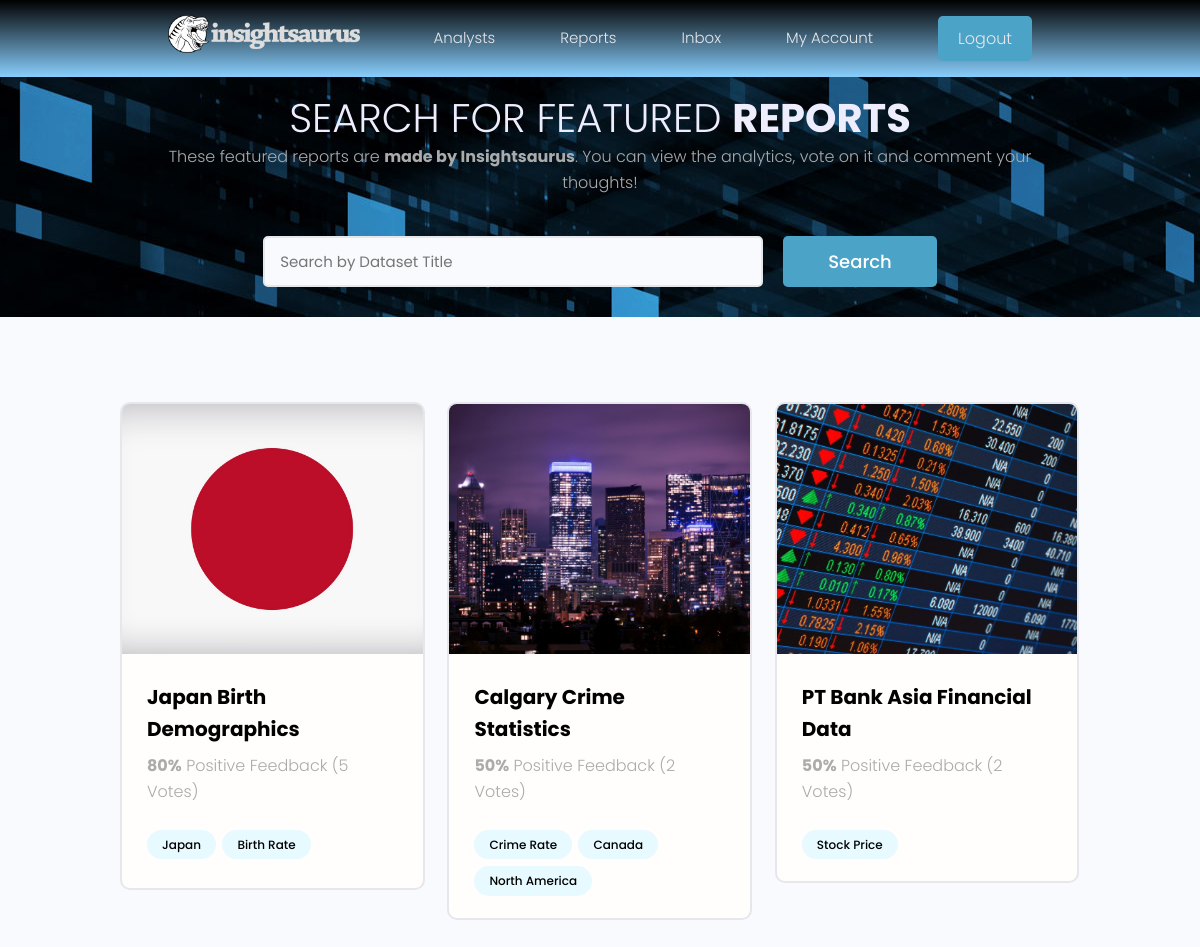
The app's page / (signed in) with its own data.
### datasets/models.py (models this page shows, shortened)
class Dataset(models.Model):
    title = models.CharField(max_length=200)
    description = models.TextField(null=True, blank=True)
    dataset_image = models.ImageField(null=True, blank=True, default="default.jpg")
    source_link = models.CharField(max_length=2000, null=True, blank=True)
    tags = models.ManyToManyField('Tag', blank=True)
    vote_total = models.IntegerField(default=0, null=True, blank=True)
    vote_ratio = models.IntegerField(default=0, null=True, blank=True)
    created = models.DateTimeField(auto_now_add=True)
    id_num = models.UUIDField(default=uuid.uuid4, unique=True, primary_key=True, editable=False)

class Tag(models.Model):
    name = models.CharField(max_length=200)
    created = models.DateTimeField(auto_now_add=True)
    id_num = models.UUIDField(default=uuid.uuid4, unique=True, primary_key=True, editable=False)
    def __str__(self):
        return self.name

### datasets/views.py (the view)
# urls.py: path('', views.datasets, name="datasets"),
def datasets(request):
    datasets = Dataset.objects.all()
    context = {'datasets': datasets}
    return render(request, 'datasets/datasets.html', context)

### datasets/templates/datasets/datasets.html (shortened to what this page needs)
{% extends "main.html" %}
{% block content %}
<main class="projects">
    <section class="hero-section text-center">
      <div class="container container--narrow">
        <div class="hero-section__box">
          <h2>Search for Featured <span> Reports</span></h2>
          <p>These featured reports are <b>made by Insightsaurus</b>. You can view the analytics, vote on it and comment your thoughts!</p>
        </div>
        <div class="hero-section__search">
          <form class="form" action="#" method="get">
            <div class="form__field">
              <input class="input input--text" id="formInput#search" type="text" name="text"
                placeholder="Search by Dataset Title" />
            </div>
            <input class="btn btn--sub btn--lg" type="submit" value="Search" />
          </form>
        </div>
      </div>
    </section>
    <section class="projectsList">
      <div class="container">
        <div class="grid grid--three">
          {% for dataset in datasets %}
          <div class="column">
            <div class="card project">
              <a href="{% url 'dataset' dataset.id_num %}" class="project">
                <img class="project__thumbnail" src="{{ dataset.dataset_image.url }}" alt="project thumbnail" />
                <div class="card__body">
                  <h3 class="project__title">{{dataset.title}}</h3>
                  <p class="project--rating">
                    <span style="font-weight: bold;">{{dataset.vote_ratio}}%</span> Positive
                    Feedback ({{dataset.vote_total}} Vote{{dataset.vote_total|pluralize:"s"}})
                  </p>
                  <div class="project__tags">
                    {% for tag in dataset.tags.all %}
                    <span class="tag tag--pill tag--main">
                      <small>{{tag}}</small>
                    </span>
                    {% endfor %}
                  </div>
                </div>
              </a>
            </div>
          </div>
          {% endfor %}
        </div>
      </div>
    </section>
  </main>
{% endblock content %}

### static/styles/app.css (style rules this page uses)
:root { --color-sub: #000000; }
.btn--sub { background-color: var(--color-sub-light); }
.card { border: 2px solid var(--color-light); }
img { width: 100%; }
.hero-section.text-center { background: url(../images/data-analysis.jpg); }
.hero-section { height: 40vh; display: flex; align-items: center; }
.hero-section__box { margin-bottom: 4rem; }
.hero-section__box > h2, .hero-section__box > h2 > span { font-size: 4rem; color: var(--color-light); line-height: 1.3; text-transform: uppercase; }
.hero-section__box > h2 { font-weight: 300; }
.hero-section__box > h2 > span { font-weight: 700; }
.hero-section__search > .form { display: flex; align-items: center; justify-content: center; gap: 2rem; }
.hero-section__search > .form input.input--text { width: 50rem; }
.project--rating { margin-bottom: 1.6em; margin-top: .5em; }
.projects > .hero-section { height: 30vh; background: url(../images/data-analysis.jpg); }
.projects .hero-section__box { margin-bottom: 2.5rem; }
.projects .hero-section__box > h2 { color: var(--color-sub-lighter); }
.projects .hero-section__box > h2 > span { font-weight: 700; color: var(--color-sub-lighter); }
.projectsList { margin-top: 8rem; }
.project__thumbnail { height: 25rem; object-fit: cover; object-position: top center; }
.project__title { font-size: 2rem; font-weight: 700; color: var(--color-sub); }

### static/uikit/styles/modules/_variables.css (style rules this page uses)
:root { --color-main: #000000; --color-main-light: #e6faff; --color-sub: #63D0B8; --color-sub-light: #4ca3c8; --color-sub-lighter: #ededfd; --color-text: #ababab; --color-gray: #8b8b8b; --color-light: #e5e7eb; --color-light-gray: #767676; --color-bg: #f8fafd; --color-white: #fffefd; --color-white-light: #f3f3f3; --color-success: #359e64; --color-success-bg: #def8e8; --color-error: #fc4b0b; --color-error-bg: #fff2ee; --font-base: 'Poppins', arial, helvetica, 'Segoe UI', roboto, ubuntu, sans-serif; --font-monospace: 'Fira Code', 'Courier New', courier, monospace; --font-regular: 300; --font-medium: 500; --font-bold: 700; --generic-shadow: 1px 1px 5px #00000010; --generic-transition: all 0.3s ease-in-out; }

### static/uikit/styles/modules/_base.css (style rules this page uses)
* { margin: 0; padding: 0; box-sizing: border-box; text-rendering: optimizeLegibility; color: inherit; font-size: inherit; }
html { font-size: 50%; }
@media only screen and (min-width: 480px) { html { font-size: 56.25%; } }
@media only screen and (min-width: 1200px) { html { font-size: 62.5%; } }
body { line-height: 1.6; font-weight: 400; font-size: 1.5rem; color: var(--color-text); background-color: var(--color-bg); min-height: 100vh; }

### static/uikit/styles/modules/_typography.css (style rules this page uses)
* { font-family: var(--font-base); }
h2 { font-size: 3.6rem; font-weight: var(--font-bold); }
h3 { font-size: 3.2rem; font-weight: var(--font-medium); }
p, span, strong { font-size: 1.6rem; color: var(--color-text); font-weight: var(--font-regular); }
a { padding-bottom: 2px; text-decoration: none; display: inline-block; color: var(--color-main); font-weight: var(--font-medium); }

### static/uikit/styles/modules/_utilities.css (style rules this page uses)
.container { width: 92%; max-width: 165rem; margin: 0 auto; box-sizing: border-box; }
.container--narrow { width: 92%; max-width: 120rem; }
@media screen and (min-width: 1000px) { .container { width: 90%; } }
@media screen and (min-width: 1000px) { .container--narrow { width: 85%; } }
@media screen and (min-width: 1200px) { .container { width: 80%; } }
@media screen and (min-width: 1200px) { .container--narrow { width: 72%; } }
.text-center { text-align: center; }

### static/uikit/styles/modules/_button.css (style rules this page uses)
.btn { display: inline-block; position: relative; cursor: pointer; background-color: var(--color-light); font-weight: var(--font-medium); color: var(--color-sub); text-decoration: none; padding: 1rem 2rem; border-radius: 0.5rem; border: none; width: -webkit-fit-content; width: -moz-fit-content; width: fit-content; height: -webkit-fit-content; height: -moz-fit-content; height: fit-content; font-size: 1.6rem; outline-width: 0; outline-color: transparent; -webkit-backface-visibility: hidden; backface-visibility: hidden; transition: all 0.3s ease-in-out; }
.btn--sub { background-color: var(--color-sub); color: var(--color-white); }
.btn--lg { font-size: 1.8rem; padding: 1.2rem 4.5rem; }

### static/uikit/styles/modules/_card.css (style rules this page uses)
.card { border-radius: 1rem; background-color: var(--color-white); border: 1.5px solid var(--color-light); width: auto; height: auto; margin-top: 0.5rem; margin-bottom: 0.5rem; overflow: hidden; }
.card__body, .card__header { padding: 2rem 2.5rem; }

### records on screen
Dataset: dataset_image (picture), title "Japan Birth Demographics", vote_ratio "80", vote_total "5"
Tag: name "Japan"
Tag: name "Birth Rate"
Dataset: dataset_image (picture), title "Calgary Crime Statistics", vote_ratio "50", vote_total "2"
Tag: name "Crime Rate"
Tag: name "Canada"
Tag: name "North America"
Dataset: dataset_image (picture), title "PT Bank Asia Financial Data", vote_ratio "50", vote_total "2"
Tag: name "Stock Price"
